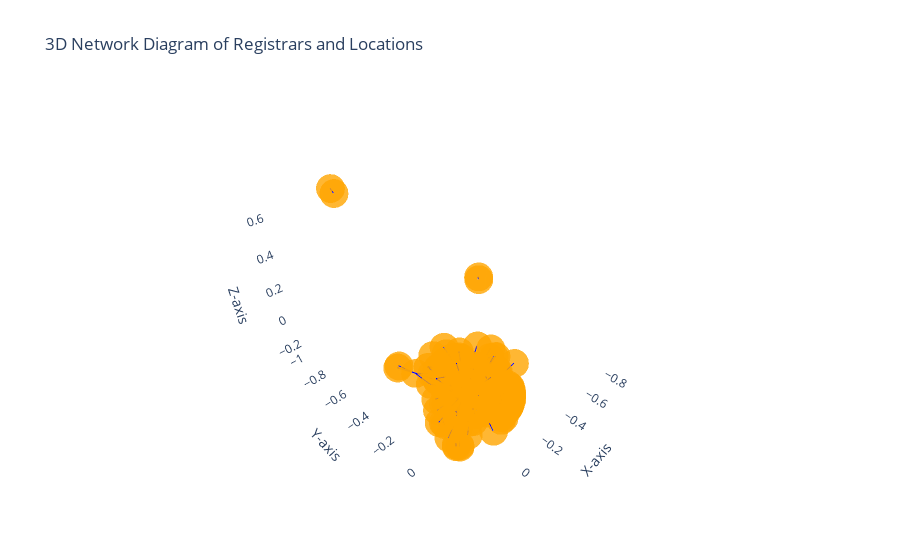

This figure's notebook cell:
### Code cell
import networkx as nx
import plotly.graph_objects as go

# Create the graph edges from your dataset
edges = list(zip(df1['Registrar'], df1['Location']))
G = nx.Graph()
G.add_edges_from(edges)

# Generate 3D node positions using spring layout
pos = nx.spring_layout(G, dim=3)  # Create 3D positions
for node, position in pos.items():
    G.nodes[node]['pos'] = position

# Extract node positions for plotting
x_nodes = [pos[i][0] for i in G.nodes()]  # x-coordinates of nodes
y_nodes = [pos[i][1] for i in G.nodes()]  # y-coordinates of nodes
z_nodes = [pos[i][2] for i in G.nodes()]  # z-coordinates of nodes

# Create edges
edge_x = []
edge_y = []
edge_z = []
for edge in G.edges():
    x0, y0, z0 = G.nodes[edge[0]]['pos']
    x1, y1, z1 = G.nodes[edge[1]]['pos']
    edge_x.extend([x0, x1, None])  # None creates breaks in lines
    edge_y.extend([y0, y1, None])
    edge_z.extend([z0, z1, None])

# Create Plotly traces
# Edge trace
edge_trace = go.Scatter3d(
    x=edge_x, y=edge_y, z=edge_z,
    mode='lines',
    line=dict(width=2, color='blue'),
    hoverinfo='none'
)

# Node trace
node_trace = go.Scatter3d(
    x=x_nodes, y=y_nodes, z=z_nodes,
    mode='markers',
    marker=dict(
        size=10,
        color='orange',
        opacity=0.8
    ),
    text=list(G.nodes()),  # Hover info for nodes
    hoverinfo='text'
)

# Create the 3D figure
fig = go.Figure(data=[edge_trace, node_trace],
                layout=go.Layout(
                    title='3D Network Diagram of Registrars and Locations',
                    showlegend=False,
                    scene=dict(
                        xaxis=dict(showbackground=False, title="X-axis"),
                        yaxis=dict(showbackground=False, title="Y-axis"),
                        zaxis=dict(showbackground=False, title="Z-axis")
                    )
                ))

# Show the figure
fig.show()

### Figure 1 — Plotly figure (JSON) as saved in the notebook; plotly's stock layout.template omitted (floating-point values rounded to 4 significant figures; data arrays with more than 128 entries replaced by an {"elided": "..."} marker saying what was removed)
{"data": [{"hoverinfo": "none", "line": {"color": "blue", "width": 2}, "mode": "lines", "type": "scatter3d", "x": {"elided": "2703 float values"}, "y": {"elided": "2703 float values"}, "z": {"elided": "2703 float values"}}, {"hoverinfo": "text", "marker": {"color": "orange", "opacity": 0.8, "size": 10}, "mode": "markers", "text": {"elided": "440 str values"}, "type": "scatter3d", "x": {"elided": "440 float values"}, "y": {"elided": "440 float values"}, "z": {"elided": "440 float values"}}], "layout": {"scene": {"xaxis": {"showbackground": false, "title": {"text": "X-axis"}}, "yaxis": {"showbackground": false, "title": {"text": "Y-axis"}}, "zaxis": {"showbackground": false, "title": {"text": "Z-axis"}}}, "showlegend": false, "title": {"text": "3D Network Diagram of Registrars and Locations"}}}
